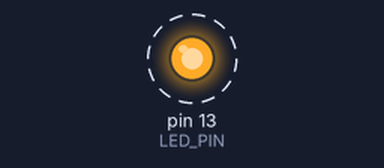
The sketch below on a simulated Arduino Uno, built with avr-gcc and run on an emulated ATmega328P. Parts: output pins drawn as LEDs (lit = HIGH). Dashed ring = blinking.

Above: at 0.5 s.
Timing chart, 0 to 4.6 s (numbered marks = the images above):
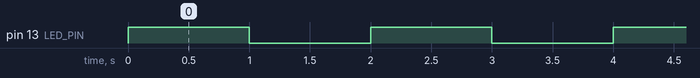

Measured:
- by itself, pin 13 (LED_PIN): alternates HIGH for 1.0 s and LOW for 1.0 s

The sketch:

LEDBlink.ino
```cpp
#define LED_PIN 13
#define PORTB5 0x20

// Data direction register port B
// Data direction is input/output
#define myDDRB (*(volatile uint8_t*) 0x24)

// Data register port B
// LED PIN 13 is connected to Port B on pinout
#define myPORTB (*(volatile uint8_t*) 0x25)

void setup() {
  //pinMode(LED_PIN,OUTPUT);
  myDDRB |= PORTB5;
}

void loop() {
  //digitalWrite(LED_PIN,HIGH);
  myPORTB |= PORTB5;
  delay(1000);
  //digitalWrite(LED_PIN,LOW);
  myPORTB &= ~PORTB5;
  delay(1000);
}
```
